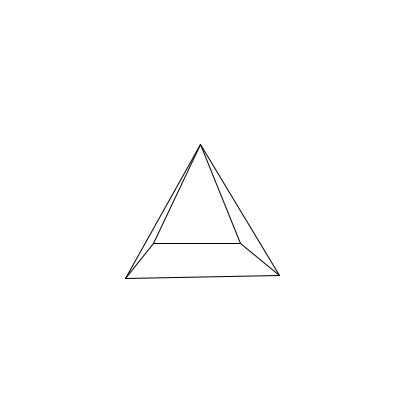
Frame 1 (no input)
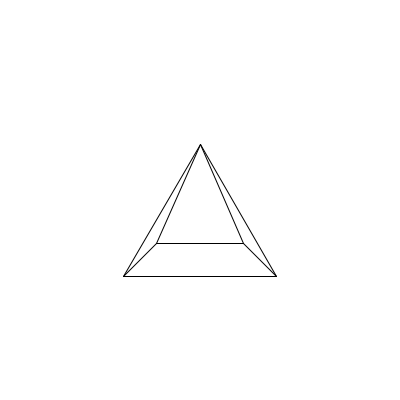
Frame 60 (the mouse pressed at the canvas centre just before this capture)
Frame 120 (the mouse held since frame 60 and released just before this capture): identical to frame 60, image omitted

The Processing sketch that drew these frames (run headless with seeded random() and noise(); from frame 60 on, the mouse is pressed at the canvas centre):

// Processing sketch: rotating_pyramid
// ── rotating_pyramid.pde

PVector TriangleCenter = new PVector(0 ,0,180);
PVector CameraPosition = new PVector(0 ,0,0);
ArrayList<PVector> OrignalPostions = new ArrayList<PVector>();
ArrayList<PVector> CurrentPostions = new ArrayList<PVector>();

int triangleHeight = 50;
int triangleWidthX = 50;
int triangleWidthZ =triangleWidthX;
int[] vertices;
void setup()
{
  
        size(400,400);
       
     OP();
        
        
    

    vertices =  new int[]{
          0, 1, 
          0,2,
          0,3,
          0,4,
          1,2,
          1,3,
          4,2,
          4,3
          
        };
        
// option A: copy originals (recommended)
for (int i = 0; i < OrignalPostions.size(); i++) {
  CurrentPostions.add(OrignalPostions.get(i).copy());
}

    
  frameRate(60);
  
      
}
float rotationAngle = 0;

void draw()
{
      background(255);
        rotationAngle += radians(3); 
        
                  
          //// inside draw(), per-vertex rotate
          for (int i = 0; i < OrignalPostions.size(); i++) {
            // make a local vector relative to the rotation centre
            float x_local = OrignalPostions.get(i).x - TriangleCenter.x;
            float z_local = OrignalPostions.get(i).z - TriangleCenter.z;
          
            float x_rot = x_local * cos(rotationAngle) - z_local * sin(rotationAngle);
            float z_rot = x_local * sin(rotationAngle) + z_local * cos(rotationAngle);
          
            PVector p = CurrentPostions.get(i);
            p.x = TriangleCenter.x + x_rot;
            p.z = TriangleCenter.z + z_rot;
          }
          
            
   
       
       for (int i = 0; i < vertices.length; i += 2) {

        PVector pos = Perspective_Projection(CurrentPostions.get(vertices[i]));
       PVector pos1 = Perspective_Projection(CurrentPostions.get(vertices[i + 1]));
       TriangleCenter.add(new PVector(-CameraPosition.x,-CameraPosition.y,-CameraPosition.z));
              OP();
          line(pos.x,pos.y,pos1.x,pos1.y);      

          }

    
  

}
PVector Perspective_Projection(PVector pos) {
     
    float fov = radians(90);       // 60 degrees FOV
    float aspect = width / (float)height;
    float near = 0.1;       // near plane

    if (pos.z < near) pos.z = near;

    float f = 1.0 / tan(fov / 2);  // focal length based on FOV
    float x_proj = (pos.x * f / aspect) / pos.z;
    float y_proj = (pos.y * f) / pos.z;

    // convert to screen coordinates
    float screenX = width / 2 + x_proj * width / 2;
    float screenY = height / 2 - y_proj * height / 2;

    return new PVector(screenX, screenY);
}
void OP()
{
    OrignalPostions.clear();
     OrignalPostions.add(new PVector(TriangleCenter.x,TriangleCenter.y+triangleHeight,TriangleCenter.z)); // tip 
    
        OrignalPostions.add(new PVector(TriangleCenter.x+triangleWidthX,TriangleCenter.y-triangleHeight,TriangleCenter.z-triangleWidthZ)); // forward right
    
        OrignalPostions.add(new PVector(TriangleCenter.x-triangleWidthX,TriangleCenter.y-triangleHeight,TriangleCenter.z-triangleWidthZ)); // forward left
        
        OrignalPostions.add(new PVector(TriangleCenter.x+triangleWidthX,TriangleCenter.y-triangleHeight,TriangleCenter.z+triangleWidthZ)); // backwards right
    
        OrignalPostions.add(new PVector(TriangleCenter.x-triangleWidthX,TriangleCenter.y-triangleHeight,TriangleCenter.z+triangleWidthZ)); // backswards left
         
  
}

void keyPressed() {
  if (key == 'w' || key == 'W') {
    CameraPosition.z = 1;
  }
  if (key == 's' || key == 'S') {
    CameraPosition.z = -1;
  }
  if (key == 'a' || key == 'A') {
    CameraPosition.x = 1;
  }
  if (key == 'd' || key == 'D') {
    CameraPosition.x = -1;
  }
  if (key == 'q' || key == 'Q') {
    CameraPosition.y = 1;  // move up
  }
  if (key == 'e' || key == 'E') {
    CameraPosition.y = -1; // move down
  }
}

void keyReleased() {
  if (key == 'w' || key == 'W') {
    CameraPosition.z = 0;
  }
  if (key == 's' || key == 'S') {
    CameraPosition.z = 0;
  }
  if (key == 'a' || key == 'A') {
    CameraPosition.x = 0;
  }
  if (key == 'd' || key == 'D') {
    CameraPosition.x = 0;
  }
  if (key == 'q' || key == 'Q') {
    CameraPosition.y = 0;
  }
  if (key == 'e' || key == 'E') {
    CameraPosition.y = 0;
  }
}
